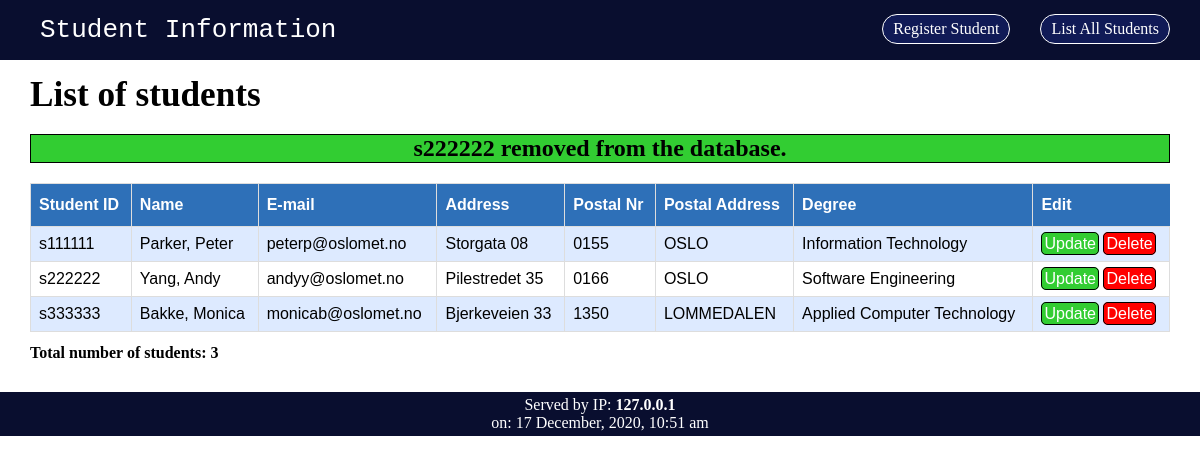
Screenshot of /phpcode/index.php?studNr=s222222 with the database file from the repository.
### tables this page shows
CREATE TABLE `students` (
  `studentID` char(7) NOT NULL,
  `firstName` varchar(45) NOT NULL,
  `lastName` varchar(75) NOT NULL,
  `email` varchar(140) NOT NULL,
  `address` varchar(250) NOT NULL,
  `postalNr` char(4) NOT NULL,
  `degree` varchar(45) NOT NULL
);

CREATE TABLE `postaltable` (
  `postalNr` char(4) NOT NULL,
  `postalArea` varchar(45) NOT NULL
);

### phpcode/index.php (the view, shortened to what this page needs)
<?php
include 'include/boxFunctions.php';
$host ='127.0.0.1';
$user='root';
$passwd='';
$db='studentinfo';
$dbconn = establishDBConnection($host, $user, $passwd, $db);
?>
<html>
<head>
    <link rel="stylesheet" type="text/css" href="stylesheet.css">
</head>
<body>
    <nav class="navigation">
        <ul>
            <a href="index.php"><li class="logo">Student Information</li></a>
            <a href="index.php" class="active"><li class="link">List All Students</li></a>
            <a href="create.php"><li class="link">Register Student</li></a>
        </ul>
    </nav>
    <h1 class="title">List of students</h1>
<?php
    if(isset($_GET["studNr"])) {
        $studentID = mysqli_real_escape_string($dbconn, $_GET["studNr"]);
        try {
            $sql = "SELECT * FROM students WHERE studentID ='".$studentID."';";
            $dbconn->query($sql);
            $rows = $dbconn->affected_rows;
                if($rows != 1) {
                    $text = warningBox("No student with id ".$studentID." found.");
                } else {
                    $sql = "DELETE FROM students WHERE studentID = '".$studentID."';";
                    $dbconn->query($sql);
                    $rows = $dbconn->affected_rows;
                    if($rows === 1) {
                        echo successBox($studentID." removed from the database.");
                    }else {
                        echo dangerBox("There was an error communicating with the database. Please try again later.");
                    }
                }
            }catch (mysqli_sql_exception $e) {
                echo dangerBox("There was an error communicating with the database.");
                include 'include/footer.php';
                echo '</body>';
                echo '</html>';
                die();
            }
    }
?>
    <div class="students">
        <table class="studenttable">
            <tr>
                <th>Student ID</th>
                <th>Name</th>
                <th>E-mail</th>
                <th>Address</th>
                <th>Postal Nr</th>
                <th>Postal Address</th>
                <th>Degree</th>
                <th>Edit</th>
            </tr>
            <?php
            $count = 0;
            try {
                $sql = "SELECT * FROM students, postaltable WHERE students.postalNr = postaltable.postalNr";
                $result = $dbconn->query($sql);
                while ($row = $result->fetch_assoc()) {
                    echo '<tr>';
                    echo "<td>{$row['studentID']}</td>";
                    echo "<td>{$row['lastName']}, {$row['firstName']}</td>";
                    echo "<td>{$row['email']}</td>";
                    echo "<td>{$row['address']}</td>";
                    echo "<td>{$row['postalNr']}</td>";
                    echo "<td>{$row['postalArea']}</td>";
                    echo "<td>{$row['degree']}</td>";
                    echo '<td class="edit"><a href="update.php?studNr='.$row['studentID'].'" class="btn btn-update">Update</a> ';
                    echo '<a href="delete.php?studNr='.$row['studentID'].'" class="btn btn-delete">Delete</a></td>';
                    $count++;
                    echo '</tr>';
                }
                echo '</table>';
            } catch (mysqli_sql_exception $e) {
                echo '</table>';
                echo dangerBox("There was an error communicating with the database.");
            }
            echo '<p class="count">Total number of students: '.$count.'</p>';
            ?>
    </div>
    <?php include 'include/footer.php';?>
</body>
</html>

### phpcode/stylesheet.css (style rules this page uses)
body { background-color: #FFFFFF; }
* { padding: 0; margin: 0; }
.navigation { background-color: #090E2F; width: auto; text-decoration: none; color: white; }
.navigation ul::after { content: ""; clear: both; display: table; }
.navigation a { text-decoration: inherit; color: inherit; width: 100%; }
.navigation li { list-style-type: none; display: inline-block; padding: 10px; padding-bottom: 5px; padding-top: 5px; }
.link { margin-top: 14px; margin-bottom: 14px; border: 1px solid white; border-radius: 50px; background-color: #101a56; margin-right: 30px; float: right; }
.logo { float: left; margin-right: 5%; margin-left: 30px; font-size: 2em; font-family: monospace; margin-bottom: 10px; margin-top: 10px; }
.title { padding: 15px 30px 14px 30px; font-size: 2.2em; text-align: left; }
.students { padding: 15px 30px 30px 30px; }
.studenttable { font-family: "Trebuchet MS", Arial, Helvetica, sans-serif; border-collapse: collapse; width: 100%; margin-bottom: 12px; }
.studenttable td, .studenttable th { border: 1px solid #ddd; padding: 8px; }
.studenttable th:last-child { border-left: 0px; }
.studenttable th:nth-child(8) { border-right: 0px; }
.studenttable tr:nth-child(even) { background-color: #ddeaff; }
.btn { border: 1px solid black; border-radius: 5px; padding: 2px 2px 2px 2px; text-decoration: none; color: white; text-transform: lowe; }
.btn-delete { background-color: red; }
.btn-update { background-color: limegreen; }
.studenttable th { padding-top: 12px; padding-bottom: 12px; text-align: left; background-color: #2e70b8; color: white; }
.count { font-weight: bold; }

### rows the page displays
students: studentID "s111111", lastName "Parker", firstName "Peter", email "peterp@oslomet.no", address "Storgata 08", postalNr.postalNr "0155", postalNr.postalArea "OSLO", degree "Information Technology"
students: studentID "s222222", lastName "Yang", firstName "Andy", email "andyy@oslomet.no", address "Pilestredet 35", postalNr.postalNr "0166", postalNr.postalArea "OSLO", degree "Software Engineering"
students: studentID "s333333", lastName "Bakke", firstName "Monica", email "monicab@oslomet.no", address "Bjerkeveien 33", postalNr.postalNr "1350", postalNr.postalArea "LOMMEDALEN", degree "Applied Computer Technology"

### other values shown
$text "s222222 removed from the database."
$count "3"
$ip "127.0.0.1"
